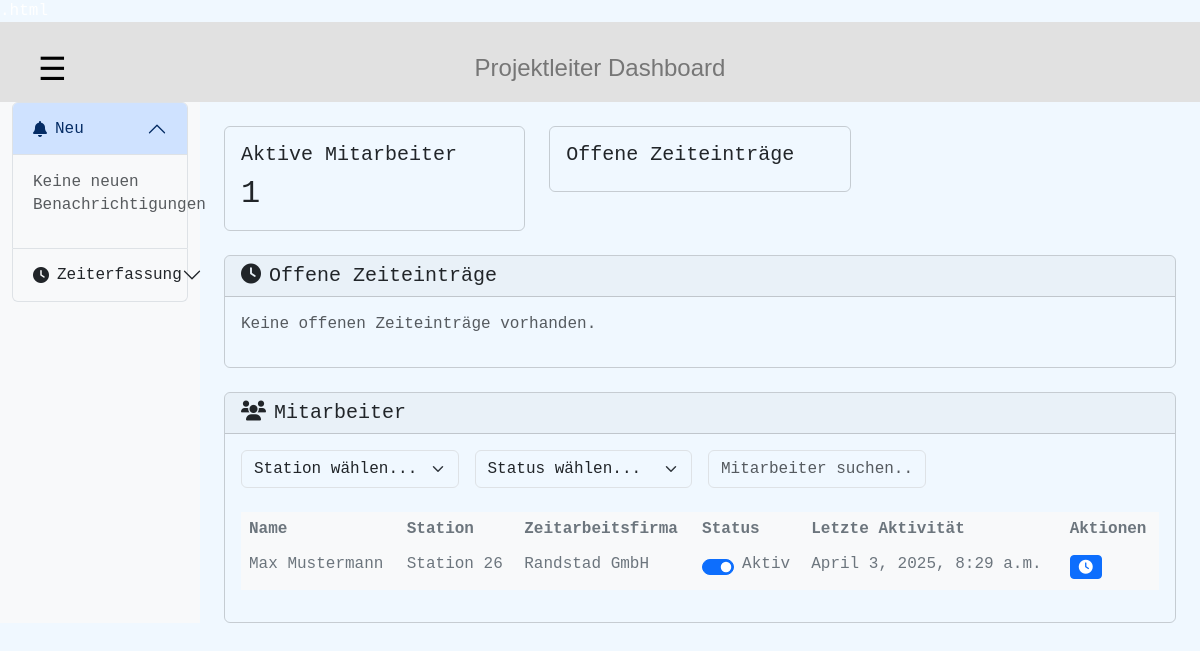
Screenshot of /project-manager/dashboard/ (signed in) with the database file from the repository.
### time_tracking/models.py (models this page shows, shortened)
class CustomUser(AbstractUser):
    USER_TYPES = (
        ('ADMIN', 'Administrator'),
        ('PROJECT_MANAGER', 'Projektleiter'),
        ('TEMP_WORKER', 'Zeitarbeitskraft'),
    )
    user_type = models.CharField(max_length=20, choices=USER_TYPES)
    station = models.ForeignKey(Station, on_delete=models.SET_NULL, null=True, blank=True)
    zeitarbeitsfirma = models.ForeignKey(Zeitarbeitsfirma, on_delete=models.SET_NULL, null=True, blank=True)
    project_manager = models.ForeignKey('self', on_delete=models.SET_NULL, null=True, blank=True,
                                        limit_choices_to={'user_type': 'PROJECT_MANAGER'})

class Station(models.Model):
    name = models.CharField(max_length=255)
    location = models.CharField(max_length=255)

class Zeitarbeitsfirma(models.Model):
    name = models.CharField(max_length=255)
    address = models.CharField(max_length=255)
    contact_person = models.CharField(max_length=255)

### time_tracking/views.py (the view)
class ProjectManagerDashboard(UserPassesTestMixin, ListView):
    model = TimeEntry
    template_name = 'time_tracking/admin/project_manager_dashboard.html'
    context_object_name = 'time_entries'
    paginate_by = 10
    ordering = ['-timestamp']
    def test_func(self):
        return is_project_manager(self.request.user)
    def get_queryset(self):
        return TimeEntry.objects.filter(
            user__project_manager=self.request.user
        ).select_related('user')
    def get_context_data(self, **kwargs):
        context = super().get_context_data(**kwargs)
        context['workers'] = CustomUser.objects.filter(
            project_manager=self.request.user,
            user_type='TEMP_WORKER'
        )
        context['active_workers_count'] = context['workers'].filter(is_active=True).count()
        context['pending_entries'] = TimeEntry.objects.filter(
            user__project_manager=self.request.user,
            approval_status='PENDING'  # Changed from status to approval_status
        ).select_related('user').order_by('-timestamp')
        context['notifications'] = Notification.objects.filter(
            user=self.request.user,
            read=False
        ).order_by('-created_at')
        return context

### time_tracking/views.py (called while the page is built)
def is_project_manager(user):
    return user.user_type == 'PROJECT_MANAGER'

### time_tracking/templates/time_tracking/admin/project_manager_dashboard.html (shortened to what this page needs)
{% extends "time_tracking/base/project_manager_base.html" %}
{% load static %}
{% block content %}
<div class="container-fluid" style="background-color: aliceblue;">
    <div class="row">
        <div class="col-md-3 col-lg-2 d-md-block bg-light sidebar">
            <div class="accordion" id="pmAccordion">
                <div class="accordion-item">
                    <h2 class="accordion-header">
                        <button class="accordion-button" type="button" data-bs-toggle="collapse" data-bs-target="#notificationsCollapse">
                            <i class="fas fa-bell me-2"></i>Neu
                        </button>
                    </h2>
                    <div id="notificationsCollapse" class="accordion-collapse collapse show">
                        <div class="accordion-body">
                            {% if notifications %}
                            <div class="list-group">
                                {% for notification in notifications %}
                                <div class="list-group-item">
                                    <div class="d-flex w-100 justify-content-between">
                                        <h6 class="mb-1">{{ notification.title }}</h6>
                                        <small>{{ notification.created_at|timesince }}</small>
                                    </div>
                                    <p class="mb-1">{{ notification.message }}</p>
                                    <div class="mt-2">
                                        <button class="btn btn-success btn-sm approve-entry"
                                                data-entry-id="{{ notification.entry.id }}">
                                            Bestätigen
                                        </button>
                                        <button class="btn btn-danger btn-sm reject-entry"
                                                data-entry-id="{{ notification.entry.id }}">
                                            Ablehnen
                                        </button>
                                    </div>
                                </div>
                                {% endfor %}
                            </div>
                            {% else %}
                            <p class="text-muted">Keine neuen Benachrichtigungen</p>
                            {% endif %}
                        </div>
                    </div>
                </div>
                <div class="accordion-item">
                    <h2 class="accordion-header">
                        <button class="accordion-button collapsed" type="button" data-bs-toggle="collapse" data-bs-target="#timetrackingCollapse">
                            <i class="fas fa-clock me-2"></i>Zeiterfassung
                        </button>
                    </h2>
                </div>
            </div>
        </div>
        <div class="col-md-9 col-lg-10 ms-sm-auto px-md-4">
            <div class="row mt-4">
                <div class="col-md-4">
                    <div class="card">
                        <div class="card-body">
                            <h5 class="card-title">Aktive Mitarbeiter</h5>
                            <p class="card-text h2" id="activeWorkersCount">{{ active_workers_count }}</p>
                        </div>
                    </div>
                </div>
                <div class="col-md-4">
                    <div class="card">
                        <div class="card-body">
                            <h5 class="card-title">Offene Zeiteinträge</h5>
                        </div>
                    </div>
                </div>
            </div>
            <div class="row mt-4" id="pending">
                <div class="col-12">
                    <div class="card">
                        <div class="card-header">
                            <h5 class="card-title mb-0">
                                <i class="fas fa-clock me-2"></i>Offene Zeiteinträge
                            </h5>
                        </div>
                        <div class="card-body">
                            {% regroup pending_entries by user as user_entries %}
                            {% for user_group in user_entries %}
                            <div class="mb-4">
                                <h6>{{ user_group.grouper.get_full_name }}</h6>
                                <div class="table-responsive">
                                    <table class="table">
                                        <thead>
                                            <tr>
                                                <th>Datum</th>
                                                <th>Art</th>
                                                <th>Zeit</th>
                                                <th>Notiz</th>
                                                <th>Aktionen</th>
                                            </tr>
                                        </thead>
                                        <tbody>
                                            {% for entry in user_group.list %}
                                            <tr>
                                                <td>{{ entry.timestamp|date:"d.m.Y" }}</td>
                                                <td>{{ entry.get_entry_type_display }}</td>
                                                <td>{{ entry.timestamp|time:"H:i" }}</td>
                                                <td>{{ entry.note|default:"-" }}</td>
                                                <td>
                                                    <button class="btn btn-success btn-sm approve-entry"
                                                            data-entry-id="{{ entry.id }}">
                                                        <i class="fas fa-check"></i>
                                                    </button>
                                                    <button class="btn btn-danger btn-sm reject-entry"
                                                            data-entry-id="{{ entry.id }}">
                                                        <i class="fas fa-times"></i>
                                                    </button>
                                                </td>
                                            </tr>
                                            {% endfor %}
                                        </tbody>
                                    </table>
                                </div>
                            </div>
                            {% empty %}
                            <p class="text-muted">Keine offenen Zeiteinträge vorhanden.</p>
                            {% endfor %}
                        </div>
                    </div>
                </div>
            </div>
            <div class="row mt-4" id="workers">
                <div class="col-12">
                    <div class="card">
                        <div class="card-header d-flex justify-content-between align-items-center">
                            <h5 class="card-title mb-0">
                                <i class="fas fa-users me-2"></i>Mitarbeiter
                            </h5>
                        </div>
                        <div class="card-body">
                            <form id="filterForm" class="row g-3 mb-4">
                                <div class="col-md-3">
                                    <select class="form-select" id="stationFilter">
                                        <option value="">Station wählen...</option>
                                    </select>
                                </div>
                                <div class="col-md-3">
                                    <select class="form-select" id="statusFilter">
                                        <option value="">Status wählen...</option>
                                    </select>
                                </div>
                                <div class="col-md-3">
                                    <input type="text" class="form-control" id="searchInput"
                                           placeholder="Mitarbeiter suchen...">
                                </div>
                            </form>
                            <div class="table-responsive">
                                <table class="table table-hover">
                                    <thead>
                                        <tr>
                                            <th>Name</th>
                                            <th>Station</th>
                                            <th>Zeitarbeitsfirma</th>
                                            <th>Status</th>
                                            <th>Letzte Aktivität</th>
                                            <th>Aktionen</th>
                                        </tr>
                                    </thead>
                                    <tbody>
                                        {% for worker in workers %}
                                        <tr class="worker-row" data-worker-id="{{ worker.id }}">
                                            <td>{{ worker.get_full_name }}</td>
                                            <td>{{ worker.station.name }}</td>
                                            <td>{{ worker.zeitarbeitsfirma.name }}</td>
                                            <td>
                                                <div class="form-check form-switch">
                                                    <input class="form-check-input worker-status"
                                                           type="checkbox"
                                                           data-worker-id="{{ worker.id }}"
                                                           {% if worker.is_active %}checked{% endif %}>
                                                    <label class="form-check-label">
                                                        {% if worker.is_active %}Aktiv{% else %}Inaktiv{% endif %}
                                                    </label>
                                                </div>
                                            </td>
                                            <td>{{ worker.last_login|default:"-" }}</td>
                                            <td>
                                                <button class="btn btn-sm btn-primary view-times"
                                                        data-worker-id="{{ worker.id }}">
                                                    <i class="fas fa-clock"></i>
                                                </button>
                                            </td>
                                        </tr>
                                        {% endfor %}
                                    </tbody>
                                </table>
                            </div>
                        </div>
                    </div>
                </div>
            </div>
        </div>
    </div>
</div>
{% endblock %}

### time_tracking/static/time_tracking/css/project_manager_dashboard.css (style rules this page uses)
body { --bs-body-font-family: var(--bs-font-monospace); --bs-body-line-height: 1.4; --bs-body-bg: var(--bs-white-100); background-color: #ECECEC; color: #fff; }
.table { --bs-table-color: var(--bs-gray-600); --bs-table-bg: var(--bs-gray-100); --bs-table-border-color: transparent; }
.admin-body { background-color: aliceblue; margin: 0; padding: 0; min-height: 100vh; }

### rows the page displays
CustomUser: get_full_name "Max Mustermann", station.name "Station 26", zeitarbeitsfirma.name "Randstad GmbH", is_active "☑", shows "Aktiv", last_login "April 3, 2025, 8:29 a.m."

### other values shown
{{ active_workers_count }} "1"
